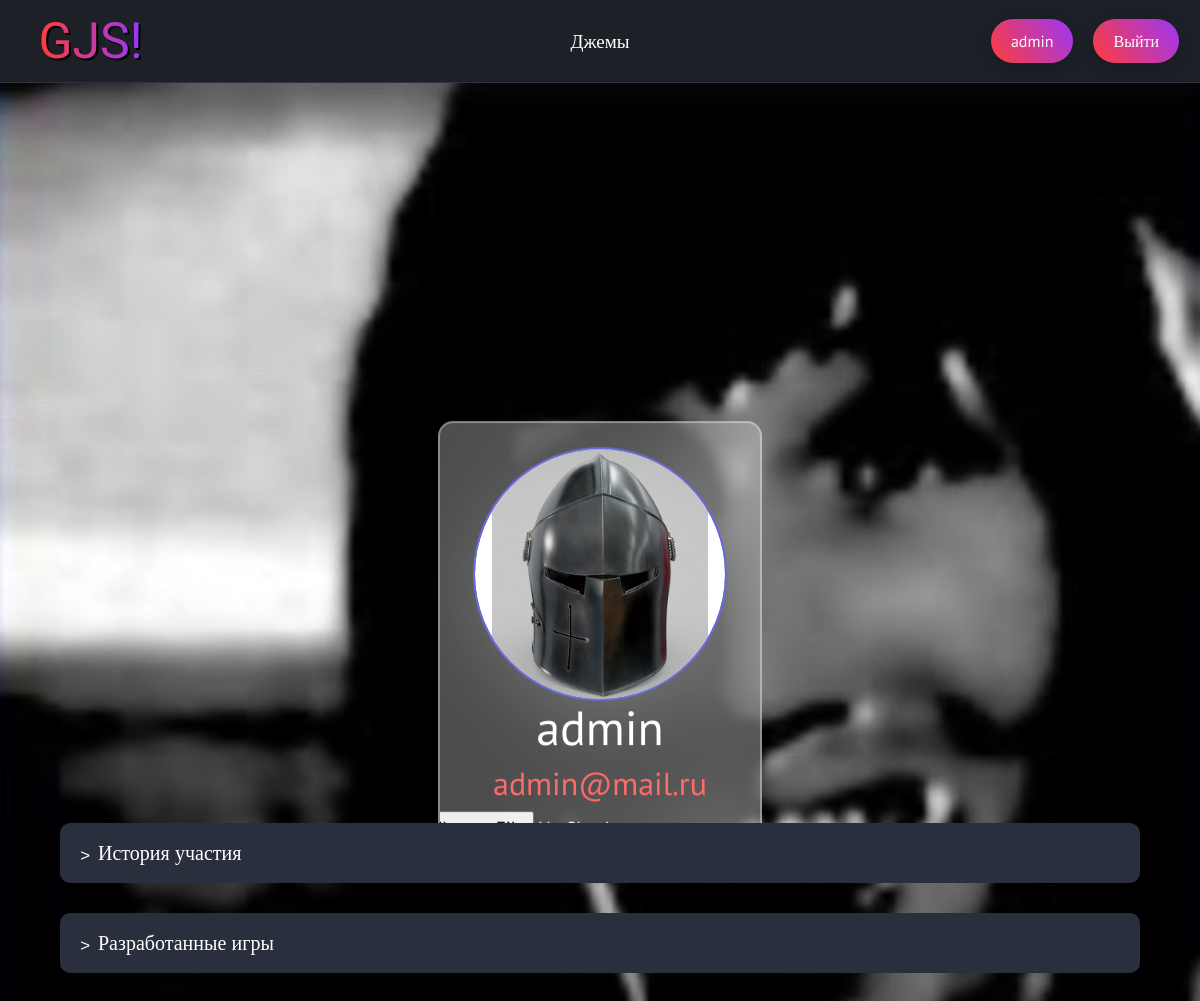
/profile/admin/ (signed in), run on the app's committed database.
### users/models.py (models this page shows)
class User(AbstractUser):
    email = models.EmailField(unique=True, verbose_name="Электронная почта")
    avatar_image = models.ImageField(upload_to="users", blank=True, null=True)
    hat_image = models.ImageField(upload_to="users", blank=True, null=True)

### users/views.py (the view)
# urls.py: path('<str:username>/', views.Profile.as_view(), name='profile_detail'),
class Profile(DetailView):
    model = User
    template_name = 'pages/user_pages/user_profile.html'
    context_object_name = 'profile_data'
    def get_object(self, queryset=None):
        username = self.kwargs.get('username')
        return get_object_or_404(User, username=username)
    def get_context_data(self, **kwargs):
        context = super().get_context_data(**kwargs)
        context['past_jams'] = get_user_jams_history(self.kwargs.get('username'))
        context['user_games'] = get_user_games_history(self.kwargs.get('username'))
        return context

### users/authentication.py (called while the page is built)
    def get_user(self, user_id):
        UserModel = get_user_model()
        try:
            return UserModel.objects.get(pk=user_id)
        except UserModel.DoesNotExist:
            return None

### users/services.py (called while the page is built)
def get_user_jams_history(username: str) -> QuerySet:
    return (GameJam.objects.filter(users__username=username, status='FN')
    .annotate(
        user_rating=Round(
            Avg(
                Case(
                    When(ratinguserjam__user__username=username, then='ratinguserjam__stars'),
                    output_field=FloatField()
                )
            ),
            1  # Округляем до 1 знака после запятой
        )
    )).exclude(user_rating=None).values('uuid', 'title', 'theme', 'user_rating')

def get_user_games_history(username: str) -> QuerySet:
    return Game.objects.filter(user__username=username)

### templates/pages/user_pages/user_profile.html (shortened to what this page needs)
{% extends 'base.html' %}
{% load static %}
{% block head %}
<link rel="stylesheet" href="{% static 'css/avatar.css' %}">
{% endblock head %}
{% block content %}
<div class="profile">
    {% if profile_data.hat_image %}
    <img src="{{ profile_data.hat_image.url }}" alt="Шапка" id="hat-img">
    {% endif %}
    <div id="hat">
        <div class="avatar-block">
            <div>
                <label for="avatar-input" id="avatar">
                    {% if profile_data.avatar_image  %}
                    <img src="{{ profile_data.avatar_image.url }}" alt="Аватар" id="avatar-img">
                    {% endif %}
                </label>
            </div>
            <h2 class="display-5" style="text-align: center">{{ profile_data.username }}</h2>
            <h2 class="nickname" style="text-align: center">{{ profile_data.email }}</h2>
        </div>
    </div>
    <br>
</div>
<div class="user-st">
    <div class="user_games">
        <h5>История участия</h5>
    </div>
    <div class="user_games">
        <h5>Разработанные игры</h5>
    </div>
</div>
{% endblock %}

### templates/base.html (shortened to what this page needs)
<!doctype html>
<html lang="en">
<head>
    {% load static %}
    <link rel="stylesheet" href="{% static 'css/header.css' %}">
    <link href="https://cdn.jsdelivr.net/npm/bootstrap@5.0.1/dist/css/bootstrap.min.css" rel="stylesheet"
>
    <link rel="stylesheet" href="{% static 'css/container.css' %}">
    <link rel="stylesheet" href="{% static 'css/buttons.css' %}">
    <link rel="stylesheet" href="{% static 'css/style.css' %}">
    <link rel="stylesheet" href="{% static 'css/slider.css' %}">
    {% block head %}
    {% endblock %}
</head>
<body>
<header>
    <nav>
        <h1 class="gjs"><a id="logo" href="{% url 'home_page' %}">GJS!</a></h1>
        <ul>
            <li><a href="{% url 'jams_list' %}" class="menu-button">Джемы</a></li>
        </ul>
        <ul>
            {% if request.user.is_authenticated %}
            <li><a href="{% url 'profile_detail' request.user.username %}" class="a-button">{{request.user.username}}</a></li>
            <li><a href="{% url 'logout' %}" class="a-button">Выйти</a></li>
            {% else %}
            <li><a href="{% url 'login' %}" class="a-button">Войти</a></li>
            <li><a href="{% url 'regist' %}" class="a-button">Зарегистрироваться</a></li>
            {% endif %}
        </ul>
    </nav>
</header>
<main>
    {% block content %}
    {% endblock %}
</main>
</body>
</html>

### static/css/header.css (style rules this page uses)
header { position: sticky; text-align: center; background: var(--main-background); box-shadow: 0px 10px 20px rgba(84, 84, 89, 0.1); border-bottom: 1px solid rgb(50, 50, 60); width: 100%; height: 100%; z-index: 1000; left: 0; top: 0; grid-column: 1 / 3; }
nav { display: grid; grid-template-columns: 1fr auto 1fr; align-items: center; padding: 11px; height: 100%; }
nav ul { list-style-type: none; margin: 0; padding: 0; display: flex; align-items: center; justify-content: flex-end; min-width: 30%; height: 100%; }
nav ul li { display: flex; height: 100%; align-items: center; margin: 0 5px; }
nav ul li .a-button { border-radius: 50px; }
nav a { color: white; margin-left: 5px; margin-right: 5px; text-align: center; }
.gjs { margin: 0; display: flex; font-family: "Jacquard 12", serif; font-weight: 400; font-size: 50px; }
#logo { position: relative; background: linear-gradient(90deg, #ff3d3a, #9736ff); background-clip: text; color: transparent; margin-left: 5%; }
#logo::before { content: 'GJS!'; position: absolute; color: black; inset: 0; margin: auto; z-index: -1; top: 2px; left: 2px; }

### static/css/buttons.css (style rules this page uses)
.a-button { background: linear-gradient(55deg, #ff3d3a, #9736ff, #ff3d3a); border: none; border-radius: 5px; padding: 10px 20px; font-size: 16px; cursor: pointer; transition: transform 0.2s, box-shadow 0.2s, background-position 0.5s ease-in-out; box-shadow: 0 4px 15px rgba(0, 0, 0, 0.2); background-size: 250%; background-position: 0; }
.menu-button { position: relative; }
.menu-button::before { content: ''; position: absolute; top: 26px; right: 0; left: 50%; bottom: 0; width: 0px; height: 2px; background-color: #fff; transform: translateX(-50%); transition: width 0.3s ease-in-out; }

### static/css/style.css (style rules this page uses)
:root { --main-background: rgb(30, 32, 40); --head-foot: linear-gradient(90deg, rgb(24, 128, 255) 0%, rgba(24,128,255,1) 50%, rgba(48,159,255,1) 100%); }
* { scroll-behavior: smooth; }
body { background: var(--main-background); font-family: "PT Sans", serif; font-weight: 400; font-style: normal; color: #fff; font-size: 19px; display: grid; grid-template-rows: auto 1fr; grid-template-columns: auto 4fr; min-height: 100vh; }
a { text-decoration: none; }

### static/css/avatar.css (style rules this page uses)
.avatar-block { padding: 0.5%; display: flex; flex-direction: column; align-items: center; text-align: center; }
#hat { position: absolute; top: 50%; left: 50%; transform: translateY(-45%) translateX(-50%); display: flex; justify-content: center; padding: 25px; width: 27%; background: rgba(255, 255, 255, 0.3); border: 2px solid rgba(255, 255, 255, 0.35); backdrop-filter: blur(50px); border-radius: 15px; overflow: hidden; }
label { cursor: pointer; }
#avatar { display: flex; width: 250px; height: 250px; background-color: #fff; justify-content: center; align-items: center; border-radius: 50%; overflow: hidden; cursor: pointer; outline: 2px solid #696AE0; transition: 200ms ease-in-out; }
.nickname { color: #ff6b6b; }
#avatar-img { width: auto; height: 100%; }
.profile { height: 90vh; width: 100%; overflow: hidden; }
#hat-img { position: absolute; width: 100%; inset: 0 0 0 0; height: auto; z-index: -1; }
.user-st { font-size: 20px; margin: 20px 5% 50px 5%; display: flex; gap: 30px; flex-direction: column; }
.user_games { position: relative; padding: 0.9em 0.9em 0.1em 0.9em; cursor: pointer; background-color: #2a2f3d; border-radius: 10px; transition: 150ms ease; display: grid; grid-template-rows: 0 0fr; }
.user_games::after { content: '<'; font: 17px "Consolas", monospace; position: absolute; left: 20px; top: 1.3em; transform: rotate(180deg); pointer-events: none; }
.user_games h5 { margin: 0 20px; }

### data on the page
User: user.username "admin", hat_image (picture), avatar_image (picture), username "admin", email "admin@mail.ru"
